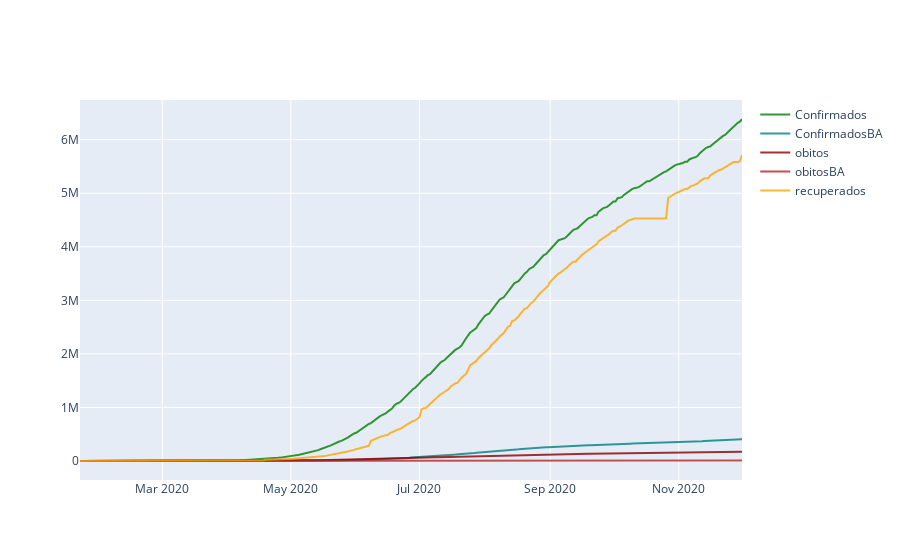

Source (notebook cell):
### Code cell
confirm = go.Scatter(
                    x= df.date,
                    y= df.csv_confirmed,
                    name= "Confirmados",
                    line= dict(color= '#008000'),
                    opacity= 0.8
                )
confirmBA = go.Scatter(
                    x= df.date,
                    y= df.confirmed_BA,
                    name= "ConfirmadosBA",
                    line= dict(color= '#008080'),
                    opacity= 0.8
                )
death = go.Scatter(
                    x= df.date,
                    y= df.csv_death,
                    name= "obitos",
                    line= dict(color= '#8B0000'),
                    opacity= 0.8
                )
deathBA = go.Scatter(
                    x= df.date,
                    y= df.obitos_BA,
                    name= "obitosBA",
                    line= dict(color= '#B22222'),
                    opacity= 0.8
                )
recovered = go.Scatter(
                    x= df.date,
                    y= df.csv_recovered,
                    name= "recuperados",
                    line= dict(color= '#FFA500'),
                    opacity= 0.8
                )
data = [confirm, confirmBA, death, deathBA, recovered]
py.iplot(data)

### Figure 1 — Plotly figure (JSON) as saved in the notebook; plotly's stock layout.template omitted (floating-point values rounded to 4 significant figures; data arrays with more than 128 entries replaced by an {"elided": "..."} marker saying what was removed)
{"data": [{"line": {"color": "#008000"}, "name": "Confirmados", "opacity": 0.8, "type": "scatter", "x": {"elided": "315 str values"}, "y": {"elided": "315 int values"}}, {"line": {"color": "#008080"}, "name": "ConfirmadosBA", "opacity": 0.8, "type": "scatter", "x": {"elided": "315 str values"}, "y": {"elided": "315 int values"}}, {"line": {"color": "#8B0000"}, "name": "obitos", "opacity": 0.8, "type": "scatter", "x": {"elided": "315 str values"}, "y": {"elided": "315 int values"}}, {"line": {"color": "#B22222"}, "name": "obitosBA", "opacity": 0.8, "type": "scatter", "x": {"elided": "315 str values"}, "y": {"elided": "315 int values"}}, {"line": {"color": "#FFA500"}, "name": "recuperados", "opacity": 0.8, "type": "scatter", "x": {"elided": "315 str values"}, "y": {"elided": "315 int values"}}], "layout": {}}
